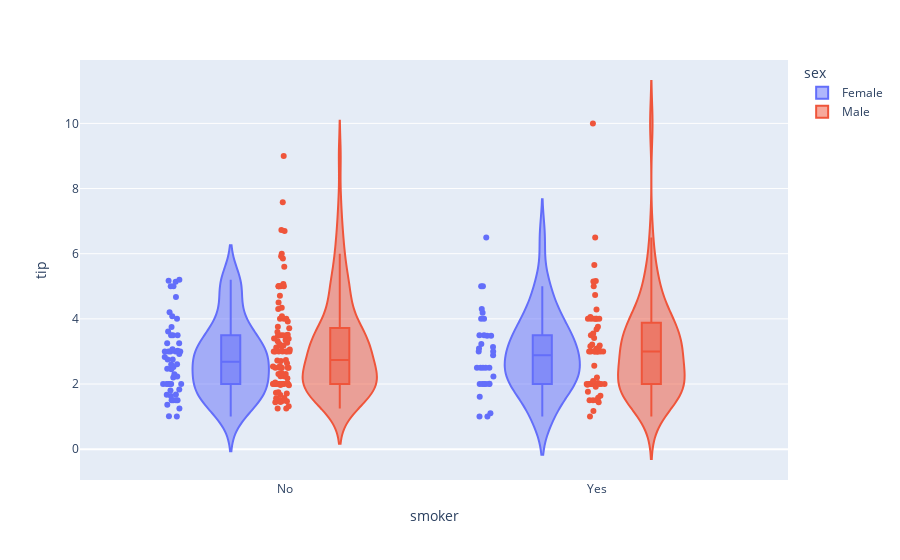

Notebook code cell kept with this figure:
### Code cell
# Step 4: Create multiple violin plots for tips by smoker status and sex
multiple_violin_plot = px.violin(df_tips, y="tip", x="smoker", color="sex", box=True, points="all",
                                hover_data=df_tips.columns)
multiple_violin_plot

### Figure 1 — Plotly figure (JSON) as saved in the notebook; plotly's stock layout.template omitted (floating-point values rounded to 4 significant figures; data arrays with more than 128 entries replaced by an {"elided": "..."} marker saying what was removed)
{"data": [{"alignmentgroup": "True", "box": {"visible": true}, "customdata": {"elided": "87x5 mixed values"}, "hovertemplate": "sex=%{customdata[1]}<br>smoker=%{x}<br>tip=%{y}<br>total_bill=%{customdata[0]}<br>day=%{customdata[2]}<br>time=%{customdata[3]}<br>size=%{customdata[4]}<extra></extra>", "legendgroup": "Female", "marker": {"color": "#636efa"}, "name": "Female", "offsetgroup": "Female", "orientation": "v", "points": "all", "scalegroup": "True", "showlegend": true, "type": "violin", "x": ["No", "No", "No", "No", "No", "No", "No", "No", "No", "No", "No", "No", "No", "No", "No", "No", "Yes", "No", "Yes", "Yes", "No", "No", "No", "Yes", "Yes", "No", "Yes", "Yes", "Yes", "Yes", "No", "Yes", "No", "No", "No", "No", "No", "No", "No", "No", "No", "No", "No", "No", "No", "No", "No", "No", "No", "No", "No", "No", "No", "No", "No", "No", "No", "No", "No", "No", "No", "Yes", "Yes", "Yes", "Yes", "Yes", "Yes", "Yes", "Yes", "Yes", "Yes", "Yes", "Yes", "Yes", "Yes", "Yes", "Yes", "Yes", "Yes", "Yes", "No", "Yes", "Yes", "Yes", "No", "Yes", "No"], "x0": " ", "xaxis": "x", "y": [1.01, 3.61, 5, 3.02, 1.67, 3.5, 2.75, 2.23, 3, 3, 2.45, 3.07, 2.6, 5.2, 1.5, 2.47, 1, 3, 3.14, 5, 2.2, 1.83, 5.17, 1, 4.3, 3.25, 2.5, 3, 2.5, 3.48, 4.08, 4, 1, 4, 3.5, 1.5, 1.8, 2.92, 1.68, 2.52, 4.2, 2, 2, 2.83, 1.5, 2, 3.25, 1.25, 2, 2, 2.75, 3.5, 5, 2.3, 1.5, 1.36, 1.63, 5.14, 3.75, 2.61, 2, 3, 1.61, 2, 4, 3.5, 3.5, 4.19, 5, 2, 2.01, 2, 2.5, 3.23, 2.23, 2.5, 6.5, 1.1, 3.09, 3.48, 3, 2.5, 2, 2.88, 4.67, 2, 3], "y0": " ", "yaxis": "y"}, {"alignmentgroup": "True", "box": {"visible": true}, "customdata": {"elided": "157x5 mixed values"}, "hovertemplate": "sex=%{customdata[1]}<br>smoker=%{x}<br>tip=%{y}<br>total_bill=%{customdata[0]}<br>day=%{customdata[2]}<br>time=%{customdata[3]}<br>size=%{customdata[4]}<extra></extra>", "legendgroup": "Male", "marker": {"color": "#EF553B"}, "name": "Male", "offsetgroup": "Male", "orientation": "v", "points": "all", "scalegroup": "True", "showlegend": true, "type": "violin", "x": {"elided": "157 str values"}, "x0": " ", "xaxis": "x", "y": {"elided": "157 float values"}, "y0": " ", "yaxis": "y"}], "layout": {"legend": {"title": {"text": "sex"}, "tracegroupgap": 0}, "margin": {"t": 60}, "violinmode": "group", "xaxis": {"anchor": "y", "domain": [0, 1], "title": {"text": "smoker"}}, "yaxis": {"anchor": "x", "domain": [0, 1], "title": {"text": "tip"}}}}
